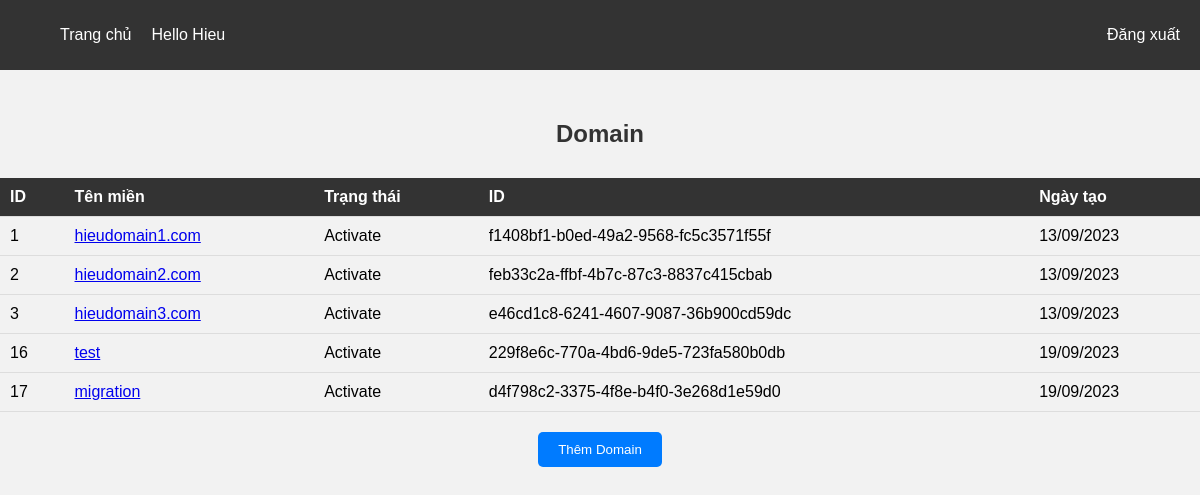
The app's page /users/1/domains (signed in) with its own data.
### app/models.py (models this page shows)
class Domain(Base):
    __tablename__ = "domain"
    id = Column(Integer, primary_key=True, index=True, autoincrement=True)
    name = Column(String)
    status = Column(String)
    domain_id = Column(String)
    user_id = Column(Integer, ForeignKey("users.id"))
    create_at = Column(String)
    user = relationship("User", back_populates="domains")
    origins = relationship("Origin", back_populates="domain")

### route/domain.py (the view)
@router.get("/users/{user_id}/domains", response_model=list[schemas.DomainCreate])
def get_domains(request: Request, user_id: int, skip: int = 0, limit: int = 100, db: Session = Depends(get_db)):
    id_user = check_session(request=request, user_id=user_id)
    if id_user:
        domains = crud.get_domains(db, user_id=user_id, skip=skip, limit=limit)
        return templates.TemplateResponse("admin-domain.html", {"domains": domains, "user": request.session['username'], "user_id": user_id, "request": request})
    return RedirectResponse(url="/", status_code=302)

### templates/admin-domain.html (shortened to what this page needs)
<!DOCTYPE html>
<html>
<head>
</head>
<body>
    <header>
        <nav>
            <ul>
                <li><a href="#">Trang chủ</a></li>
                <li>Hello {{user}}</li>
                <li><a href="/logout">Đăng xuất</a></li>
            </ul>
        </nav>
    </header>
    <div class="domain">
        <div class="table-heading">
            <h2>Domain</h2>
        </div>
    </div>
    <table>
        <tr>
            <th>ID</th>
            <th>Tên miền</th>
            <th>Trạng thái</th>
            <th>ID</th>
            <th>Ngày tạo</th>
        </tr>
        {% for domain in domains %}
        <tr>
            <td>{{domain.id}}</td>
            <td><a href="/users/{{user_id}}/domains/{{domain.id}}/origins">{{domain.name}}</a></td>
            <td>{{ "Activate" if domain.status|int == 1 else "Deactivate" }}</td>
            <td>{{domain.domain_id}}</td>
            <td>{{domain.create_at}}</td>
        </tr>
        {% endfor %}
    </table>
    <div class="add-domain-button">
        <button onclick="window.location.href='/users/{{user_id}}/create-domain'">Thêm Domain</button>
    </div>
</body>
</html>

### templates/admin-domain.html (style rules this page uses)
header { background-color: #333333; padding: 10px; }
nav ul { list-style: none; display: flex; }
nav ul li { color: #ffffff; margin-right: 10px; }
nav ul li a { color: #ffffff; text-decoration: none; padding: 5px 10px; border-radius: 3px; transition: background-color 0.3s ease; }
nav ul li:last-child { margin-right: 0; margin-left: auto; }
body { background-color: #f2f2f2; margin: 0; padding: 0; font-family: Arial, sans-serif; }
.domain { text-align: center; margin-top: 50px; margin-bottom: 30px; }
table { width: 100%; border-collapse: collapse; }
th, td { padding: 10px; text-align: left; border-bottom: 1px solid #dddddd; }
th { background-color: #333333; color: #ffffff; }
.add-domain-button { text-align: center; margin-top: 20px; }
.add-domain-button button { background-color: #007bff; color: #ffffff; padding: 10px 20px; border: none; border-radius: 5px; cursor: pointer; }
.table-heading { text-align: center; margin-top: 20px; margin-bottom: 20px; }
.table-heading h2 { color: #333333; }

### records on screen
Domain: id "1", name "hieudomain1.com", status "Activate", domain_id "f1408bf1-b0ed-49a2-9568-fc5c3571f55f", create_at "13/09/2023"
Domain: id "2", name "hieudomain2.com", status "Activate", domain_id "feb33c2a-ffbf-4b7c-87c3-8837c415cbab", create_at "13/09/2023"
Domain: id "3", name "hieudomain3.com", status "Activate", domain_id "e46cd1c8-6241-4607-9087-36b900cd59dc", create_at "13/09/2023"
Domain: id "16", name "test", status "Activate", domain_id "229f8e6c-770a-4bd6-9de5-723fa580b0db", create_at "19/09/2023"
Domain: id "17", name "migration", status "Activate", domain_id "d4f798c2-3375-4f8e-b4f0-3e268d1e59d0", create_at "19/09/2023"

### other values on screen
{{ user }} "Hieu"
